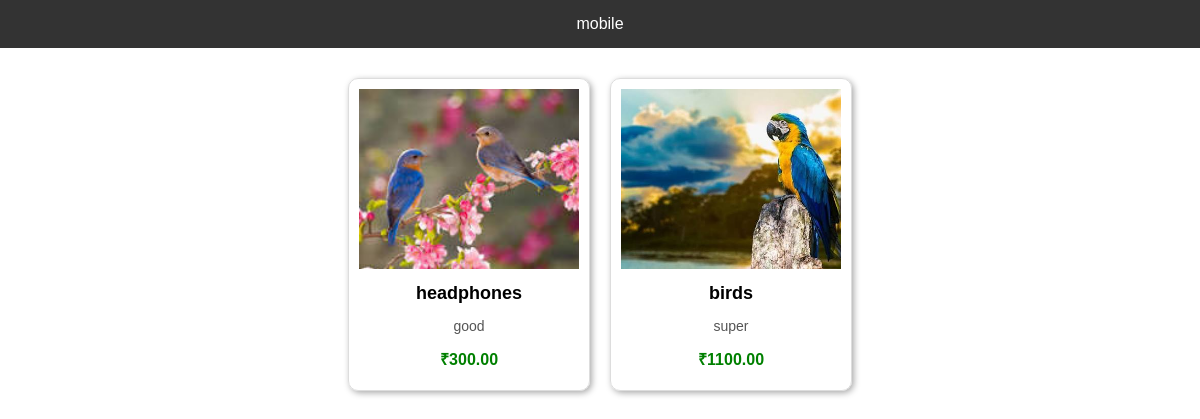
Screenshot of /category/3/ with the database file from the repository.
### shop/models.py (models this page shows, shortened)
class Category(models.Model):
    name = models.CharField(max_length=100, unique=True)
    image = models.ImageField(upload_to='categories/', blank=True, null=True)

class Product(models.Model):
    category = models.ForeignKey(Category, on_delete=models.CASCADE)
    name = models.CharField(max_length=200)
    description = models.TextField()
    price = models.DecimalField(max_digits=10, decimal_places=2)
    image = models.ImageField(upload_to='products/', blank=True, null=True)

### shop/views.py (the view)
# urls.py: path('category/<int:category_id>/', views.category_products,
def category_products(request, category_id):
    category = get_object_or_404(Category, id=category_id)
    products = Product.objects.filter(category=category)
    return render(
        request,
        'shop/category_products.html',
        {'category': category, 'products': products},
    )

### shop/templates/shop/category_products.html (shortened to what this page needs)
<!DOCTYPE html>
<html>
<head>
</head>
<body>
    <div class="header">{{ category.name }}</div>
    <div class="products">
        {% for product in products %}
        <div class="product">
            {% if product.image %}
            <img src="{{ product.image.url }}" alt="{{ product.name }}">
            {% endif %}
            <h3>{{ product.name }}</h3>
            <p>{{ product.description|truncatewords:15 }}</p>
            <div class="price">₹{{ product.price }}</div>
              </div>
        {% endfor %}
    </div>
</body>
</html>

### shop/templates/shop/category_products.html (style rules this page uses)
body { font-family: Arial; margin: 0; padding: 0; }
.header { background: #333; color: white; padding: 15px; text-align: center; }
.products { display: flex; flex-wrap: wrap; justify-content: center; margin: 20px; }
.product { border: 1px solid #ddd; margin: 10px; padding: 10px; width: 220px; border-radius: 10px; box-shadow: 2px 2px 6px #aaa; text-align: center; }
.product img { width: 100%; height: 180px; object-fit: cover; }
.product h3 { font-size: 18px; margin: 10px 0; }
.product p { font-size: 14px; color: #555; }
.price { color: green; font-weight: bold; margin: 10px 0; }

### rows the page displays
Category: name "mobile"
Product: image (picture), name "headphones", description "good", price "300.00"
Product: image (picture), name "birds", description "super", price "1100.00"
